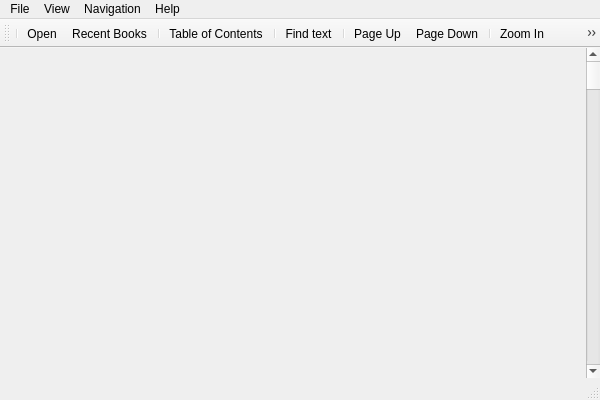
<?xml version="1.0" encoding="UTF-8"?>
<ui version="4.0">
 <class>MainWindowClass</class>
 <widget class="QMainWindow" name="MainWindowClass">
  <property name="geometry">
   <rect>
    <x>0</x>
    <y>0</y>
    <width>600</width>
    <height>400</height>
   </rect>
  </property>
  <property name="windowTitle">
   <string>CoolReader</string>
  </property>
  <property name="windowIcon">
   <iconset resource="cr3res.qrc">
    <normaloff>:/icons/icons/cr3.png</normaloff>:/icons/icons/cr3.png</iconset>
  </property>
  <widget class="QWidget" name="centralWidget">
   <property name="minimumSize">
    <size>
     <width>300</width>
     <height>300</height>
    </size>
   </property>
   <layout class="QHBoxLayout" name="horizontalLayout">
    <property name="spacing">
     <number>0</number>
    </property>
    <property name="sizeConstraint">
     <enum>QLayout::SetMinimumSize</enum>
    </property>
    <property name="leftMargin">
     <number>0</number>
    </property>
    <property name="topMargin">
     <number>0</number>
    </property>
    <property name="rightMargin">
     <number>0</number>
    </property>
    <property name="bottomMargin">
     <number>0</number>
    </property>
    <item>
     <layout class="QHBoxLayout" name="horizontalLayout_2">
      <property name="spacing">
       <number>0</number>
      </property>
      <item>
       <widget class="CR3View" name="view" native="true">
        <property name="contextMenuPolicy">
         <enum>Qt::CustomContextMenu</enum>
        </property>
       </widget>
      </item>
      <item>
       <widget class="QScrollBar" name="scroll">
        <property name="orientation">
         <enum>Qt::Vertical</enum>
        </property>
       </widget>
      </item>
     </layout>
    </item>
   </layout>
  </widget>
  <widget class="QMenuBar" name="menuBar">
   <property name="geometry">
    <rect>
     <x>0</x>
     <y>0</y>
     <width>600</width>
     <height>21</height>
    </rect>
   </property>
   <widget class="QMenu" name="menuFile">
    <property name="title">
     <string>File</string>
    </property>
    <addaction name="actionOpen"/>
    <addaction name="actionRecentBooks"/>
    <addaction name="actionExport"/>
    <addaction name="separator"/>
    <addaction name="actionFileProperties"/>
    <addaction name="actionSettings"/>
    <addaction name="separator"/>
    <addaction name="actionClose"/>
   </widget>
   <widget class="QMenu" name="menuView">
    <property name="title">
     <string>View</string>
    </property>
    <addaction name="actionFindText"/>
    <addaction name="actionToggle_Pages_Scroll"/>
    <addaction name="actionMinimize"/>
    <addaction name="actionToggle_Full_Screen"/>
    <addaction name="actionZoom_In"/>
    <addaction name="actionZoom_Out"/>
    <addaction name="actionRotate"/>
    <addaction name="separator"/>
    <addaction name="actionTOC"/>
    <addaction name="actionShowBookmarksList"/>
    <addaction name="actionAddBookmark"/>
   </widget>
   <widget class="QMenu" name="menuNavigation">
    <property name="title">
     <string>Navigation</string>
    </property>
    <addaction name="actionNextPage"/>
    <addaction name="actionPrevPage"/>
    <addaction name="actionNextLine"/>
    <addaction name="actionPrevLine"/>
    <addaction name="actionFirstPage"/>
    <addaction name="actionLastPage"/>
    <addaction name="actionNextChapter"/>
    <addaction name="actionPrevChapter"/>
    <addaction name="separator"/>
    <addaction name="actionBack"/>
    <addaction name="actionForward"/>
   </widget>
   <widget class="QMenu" name="menuHelp">
    <property name="title">
     <string>Help</string>
    </property>
    <addaction name="actionAboutQT"/>
    <addaction name="actionAboutCoolReader"/>
   </widget>
   <addaction name="menuFile"/>
   <addaction name="menuView"/>
   <addaction name="menuNavigation"/>
   <addaction name="menuHelp"/>
  </widget>
  <widget class="QToolBar" name="mainToolBar">
   <attribute name="toolBarArea">
    <enum>TopToolBarArea</enum>
   </attribute>
   <attribute name="toolBarBreak">
    <bool>false</bool>
   </attribute>
   <addaction name="separator"/>
   <addaction name="actionOpen"/>
   <addaction name="actionRecentBooks"/>
   <addaction name="separator"/>
   <addaction name="actionTOC"/>
   <addaction name="separator"/>
   <addaction name="actionFindText"/>
   <addaction name="separator"/>
   <addaction name="actionPrevPage"/>
   <addaction name="actionNextPage"/>
   <addaction name="separator"/>
   <addaction name="actionZoom_In"/>
   <addaction name="actionZoom_Out"/>
   <addaction name="actionRotate"/>
   <addaction name="separator"/>
   <addaction name="actionSettings"/>
  </widget>
  <widget class="QStatusBar" name="statusBar"/>
  <action name="actionOpen">
   <property name="icon">
    <iconset resource="cr3res.qrc">
     <normaloff>:/icons/action/icons/fileopen.png</normaloff>:/icons/action/icons/fileopen.png</iconset>
   </property>
   <property name="text">
    <string>Open...</string>
   </property>
   <property name="toolTip">
    <string>Open file</string>
   </property>
   <property name="shortcut">
    <string>F3</string>
   </property>
  </action>
  <action name="actionToggle_Pages_Scroll">
   <property name="text">
    <string>Toggle Pages/Scroll</string>
   </property>
   <property name="shortcut">
    <string>Ctrl+P</string>
   </property>
  </action>
  <action name="actionClose">
   <property name="icon">
    <iconset resource="cr3res.qrc">
     <normaloff>:/icons/action/icons/exit.png</normaloff>:/icons/action/icons/exit.png</iconset>
   </property>
   <property name="text">
    <string>Close</string>
   </property>
   <property name="shortcut">
    <string>F12</string>
   </property>
  </action>
  <action name="actionMinimize">
   <property name="text">
    <string>Minimize</string>
   </property>
   <property name="shortcut">
    <string>Esc</string>
   </property>
   <property name="shortcutContext">
    <enum>Qt::WindowShortcut</enum>
   </property>
  </action>
  <action name="actionNextPage">
   <property name="icon">
    <iconset resource="cr3res.qrc">
     <normaloff>:/icons/action/icons/forward.png</normaloff>:/icons/action/icons/forward.png</iconset>
   </property>
   <property name="text">
    <string>Page Down</string>
   </property>
   <property name="toolTip">
    <string>Go to next page</string>
   </property>
   <property name="shortcut">
    <string>PgDown</string>
   </property>
  </action>
  <action name="actionPrevPage">
   <property name="icon">
    <iconset resource="cr3res.qrc">
     <normaloff>:/icons/action/icons/back.png</normaloff>:/icons/action/icons/back.png</iconset>
   </property>
   <property name="text">
    <string>Page Up</string>
   </property>
   <property name="toolTip">
    <string>Back by page</string>
   </property>
   <property name="shortcut">
    <string>PgUp</string>
   </property>
  </action>
  <action name="actionNextLine">
   <property name="text">
    <string>Line Down</string>
   </property>
   <property name="toolTip">
    <string>Forward by one line</string>
   </property>
   <property name="shortcut">
    <string>Down</string>
   </property>
  </action>
  <action name="actionPrevLine">
   <property name="text">
    <string>Line Up</string>
   </property>
   <property name="toolTip">
    <string>Back by line</string>
   </property>
   <property name="shortcut">
    <string>Up</string>
   </property>
  </action>
  <action name="actionFirstPage">
   <property name="text">
    <string>First Page</string>
   </property>
   <property name="toolTip">
    <string>Go to first page</string>
   </property>
   <property name="shortcut">
    <string>Home</string>
   </property>
  </action>
  <action name="actionLastPage">
   <property name="text">
    <string>Last Page</string>
   </property>
   <property name="toolTip">
    <string>Go to last page</string>
   </property>
   <property name="shortcut">
    <string>End</string>
   </property>
  </action>
  <action name="actionBack">
   <property name="text">
    <string>Back</string>
   </property>
   <property name="toolTip">
    <string>Back in navigation history</string>
   </property>
   <property name="shortcut">
    <string>Backspace</string>
   </property>
  </action>
  <action name="actionForward">
   <property name="text">
    <string>Forward</string>
   </property>
   <property name="toolTip">
    <string>Go to the next position in navigation history</string>
   </property>
   <property name="shortcut">
    <string>Shift+Backspace</string>
   </property>
  </action>
  <action name="actionNextChapter">
   <property name="text">
    <string>Next Chapter</string>
   </property>
   <property name="toolTip">
    <string>Go to next chapter</string>
   </property>
   <property name="shortcut">
    <string>Alt+Down</string>
   </property>
  </action>
  <action name="actionPrevChapter">
   <property name="text">
    <string>Previous Chapter</string>
   </property>
   <property name="toolTip">
    <string>Go to previous chapter</string>
   </property>
   <property name="shortcut">
    <string>Alt+Up</string>
   </property>
  </action>
  <action name="actionToggle_Full_Screen">
   <property name="checkable">
    <bool>true</bool>
   </property>
   <property name="icon">
    <iconset resource="cr3res.qrc">
     <normaloff>:/icons/action/icons/window_fullscreen.png</normaloff>:/icons/action/icons/window_fullscreen.png</iconset>
   </property>
   <property name="text">
    <string>Toggle Full Screen</string>
   </property>
   <property name="toolTip">
    <string>Toggle Full Screen mode</string>
   </property>
   <property name="shortcut">
    <string>Alt+Return</string>
   </property>
  </action>
  <action name="actionZoom_In">
   <property name="icon">
    <iconset resource="cr3res.qrc">
     <normaloff>:/icons/action/icons/viewmag+.png</normaloff>:/icons/action/icons/viewmag+.png</iconset>
   </property>
   <property name="text">
    <string>Zoom In</string>
   </property>
   <property name="toolTip">
    <string>Increase font size</string>
   </property>
   <property name="shortcut">
    <string>+</string>
   </property>
  </action>
  <action name="actionZoom_Out">
   <property name="icon">
    <iconset resource="cr3res.qrc">
     <normaloff>:/icons/action/icons/viewmag-.png</normaloff>:/icons/action/icons/viewmag-.png</iconset>
   </property>
   <property name="text">
    <string>Zoom Out</string>
   </property>
   <property name="toolTip">
    <string>Decrease font size</string>
   </property>
   <property name="shortcut">
    <string>-</string>
   </property>
  </action>
  <action name="actionTOC">
   <property name="icon">
    <iconset resource="cr3res.qrc">
     <normaloff>:/icons/action/icons/view-table-of-contents-ltr.png</normaloff>:/icons/action/icons/view-table-of-contents-ltr.png</iconset>
   </property>
   <property name="text">
    <string>Table of Contents...</string>
   </property>
   <property name="toolTip">
    <string>Show table of contents</string>
   </property>
   <property name="shortcut">
    <string>F4</string>
   </property>
  </action>
  <action name="actionRecentBooks">
   <property name="icon">
    <iconset resource="cr3res.qrc">
     <normaloff>:/icons/action/icons/folder_favorite.png</normaloff>:/icons/action/icons/folder_favorite.png</iconset>
   </property>
   <property name="text">
    <string>Recent Books</string>
   </property>
   <property name="toolTip">
    <string>Show recent books list</string>
   </property>
   <property name="shortcut">
    <string>F5</string>
   </property>
  </action>
  <action name="actionSettings">
   <property name="icon">
    <iconset resource="cr3res.qrc">
     <normaloff>:/icons/action/icons/configure.png</normaloff>:/icons/action/icons/configure.png</iconset>
   </property>
   <property name="text">
    <string>Settings...</string>
   </property>
   <property name="toolTip">
    <string>Settings dialog</string>
   </property>
   <property name="shortcut">
    <string>F9</string>
   </property>
  </action>
  <action name="actionCopy">
   <property name="icon">
    <iconset resource="cr3res.qrc">
     <normaloff>:/icons/action/icons/editcopy.png</normaloff>:/icons/action/icons/editcopy.png</iconset>
   </property>
   <property name="text">
    <string>Copy</string>
   </property>
   <property name="toolTip">
    <string>Copy selected text</string>
   </property>
   <property name="shortcut">
    <string>Ctrl+C</string>
   </property>
  </action>
  <action name="actionCopy2">
   <property name="text">
    <string>copy2</string>
   </property>
   <property name="toolTip">
    <string>Copy alternative shortcut</string>
   </property>
   <property name="shortcut">
    <string>Ctrl+Ins</string>
   </property>
  </action>
  <action name="actionAboutQT">
   <property name="text">
    <string>About Qt</string>
   </property>
   <property name="toolTip">
    <string>About Qt</string>
   </property>
  </action>
  <action name="actionAboutCoolReader">
   <property name="text">
    <string>About CoolReader</string>
   </property>
   <property name="toolTip">
    <string>About CoolReader</string>
   </property>
   <property name="shortcut">
    <string>F1</string>
   </property>
  </action>
  <action name="actionAddBookmark">
   <property name="icon">
    <iconset resource="cr3res.qrc">
     <normaloff>:/icons/action/icons/bookmark.png</normaloff>:/icons/action/icons/bookmark.png</iconset>
   </property>
   <property name="text">
    <string>Add Bookmark</string>
   </property>
   <property name="toolTip">
    <string>Add bookmark</string>
   </property>
   <property name="shortcut">
    <string>Ctrl+B</string>
   </property>
  </action>
  <action name="actionShowBookmarksList">
   <property name="icon">
    <iconset resource="cr3res.qrc">
     <normaloff>:/icons/action/icons/bookmark_folder.png</normaloff>:/icons/action/icons/bookmark_folder.png</iconset>
   </property>
   <property name="text">
    <string>Bookmark List...</string>
   </property>
   <property name="toolTip">
    <string>Show bookmarks list</string>
   </property>
   <property name="shortcut">
    <string>F6</string>
   </property>
  </action>
  <action name="actionFileProperties">
   <property name="icon">
    <iconset resource="cr3res.qrc">
     <normaloff>:/icons/action/icons/player_playlist.png</normaloff>:/icons/action/icons/player_playlist.png</iconset>
   </property>
   <property name="text">
    <string>File Properties...</string>
   </property>
   <property name="toolTip">
    <string>Show file properties</string>
   </property>
   <property name="shortcut">
    <string>Ctrl+F1</string>
   </property>
  </action>
  <action name="actionRotate">
   <property name="icon">
    <iconset resource="cr3res.qrc">
     <normaloff>:/icons/action/icons/rotate_cw.png</normaloff>:/icons/action/icons/rotate_cw.png</iconset>
   </property>
   <property name="text">
    <string>Rotate</string>
   </property>
   <property name="shortcut">
    <string>Ctrl+R</string>
   </property>
  </action>
  <action name="actionFindText">
   <property name="icon">
    <iconset resource="cr3res.qrc">
     <normaloff>:/icons/action/icons/find.png</normaloff>:/icons/action/icons/find.png</iconset>
   </property>
   <property name="text">
    <string>Find text...</string>
   </property>
   <property name="toolTip">
    <string>Find text</string>
   </property>
   <property name="shortcut">
    <string>Ctrl+F</string>
   </property>
  </action>
  <action name="actionToggleEditMode">
   <property name="text">
    <string>Toggle Edit Mode</string>
   </property>
   <property name="toolTip">
    <string>Toggle edit mode</string>
   </property>
   <property name="shortcut">
    <string>Ctrl+E</string>
   </property>
  </action>
  <action name="actionExport">
   <property name="text">
    <string>Export</string>
   </property>
   <property name="toolTip">
    <string>Export document</string>
   </property>
   <property name="shortcut">
    <string>Ctrl+S</string>
   </property>
  </action>
  <action name="actionNextPage2">
   <property name="text">
    <string>Next Page</string>
   </property>
   <property name="toolTip">
    <string>Next Page</string>
   </property>
   <property name="shortcut">
    <string>Right</string>
   </property>
  </action>
  <action name="actionPrevPage2">
   <property name="text">
    <string>Previous Page</string>
   </property>
   <property name="toolTip">
    <string>Previous Page</string>
   </property>
   <property name="shortcut">
    <string>Left</string>
   </property>
  </action>
  <action name="actionNextPage3">
   <property name="text">
    <string>Next Page</string>
   </property>
   <property name="toolTip">
    <string>Next Page</string>
   </property>
   <property name="shortcut">
    <string>Space</string>
   </property>
  </action>
  <action name="actionNextSentence">
   <property name="text">
    <string>Next Sentence</string>
   </property>
   <property name="toolTip">
    <string>Move selection to next sentence</string>
   </property>
   <property name="shortcut">
    <string>Ctrl+Right</string>
   </property>
  </action>
  <action name="actionPrevSentence">
   <property name="text">
    <string>actionPrevSentence</string>
   </property>
   <property name="toolTip">
    <string>Select orevious sentence</string>
   </property>
   <property name="shortcut">
    <string>Ctrl+Left</string>
   </property>
  </action>
 </widget>
 <layoutdefault spacing="6" margin="11"/>
 <customwidgets>
  <customwidget>
   <class>CR3View</class>
   <extends>QWidget</extends>
   <header>cr3widget.h</header>
   <container>1</container>
   <slots>
    <signal>fileOpened()</signal>
    <slot>open()</slot>
    <slot>contextMenu(QPoint)</slot>
   </slots>
  </customwidget>
 </customwidgets>
 <resources>
  <include location="cr3res.qrc"/>
 </resources>
 <connections>
  <connection>
   <sender>view</sender>
   <signal>customContextMenuRequested(QPoint)</signal>
   <receiver>MainWindowClass</receiver>
   <slot>contextMenu(QPoint)</slot>
   <hints>
    <hint type="sourcelabel">
     <x>316</x>
     <y>261</y>
    </hint>
    <hint type="destinationlabel">
     <x>652</x>
     <y>32</y>
    </hint>
   </hints>
  </connection>
 </connections>
 <slots>
  <slot>contextMenu(QPoint)</slot>
 </slots>
</ui>
